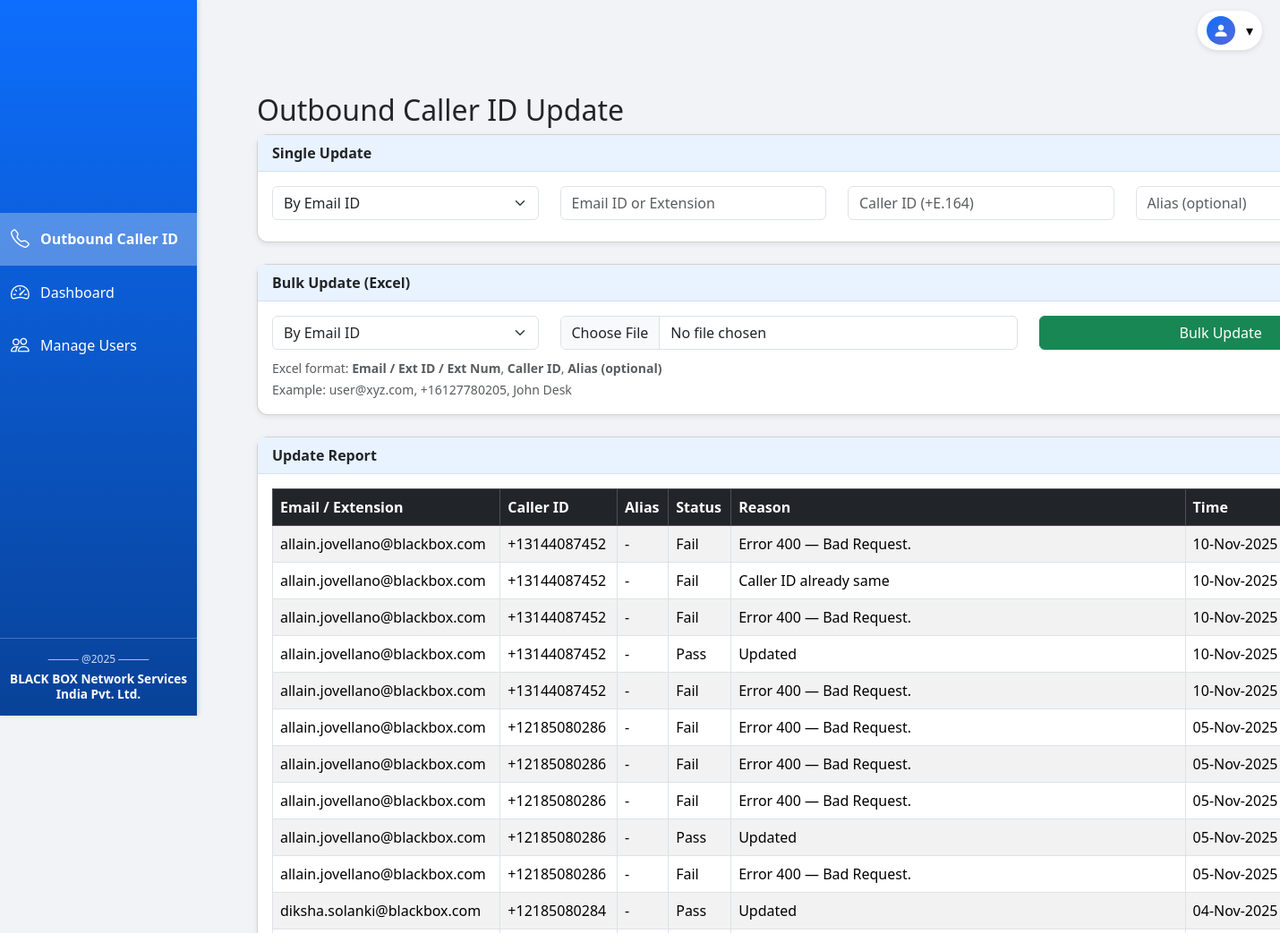
Page /index (signed in, upper part) on the earlier database version.
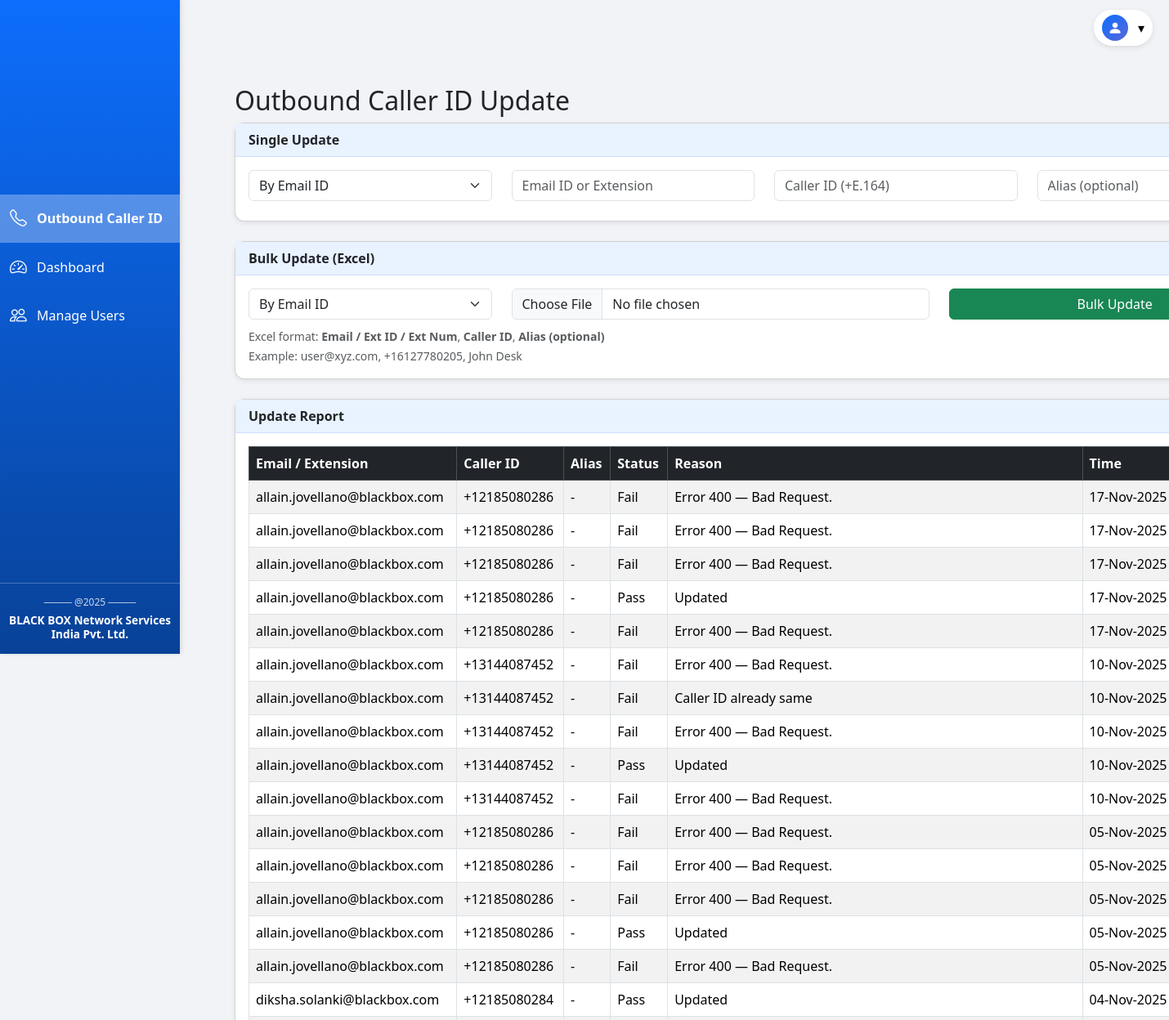
Same page on the later database version.
### tables this page shows
CREATE TABLE update_logs (
                        id INTEGER PRIMARY KEY AUTOINCREMENT,
                        email TEXT,
                        caller_id TEXT,
                        success INTEGER,
                        reason TEXT,
                        type TEXT,
                        timestamp DATETIME DEFAULT CURRENT_TIMESTAMP
                    , identifier TEXT, alias TEXT);

### app.py (the view)
@app.route("/index")
@login_required()
def index():
    conn = get_db_connection()
    cutoff = (datetime.utcnow() - timedelta(days=30)).isoformat()
    rows = conn.execute("SELECT identifier, caller_id, success, reason, type, timestamp FROM update_logs WHERE timestamp >= ? ORDER BY id DESC", (cutoff,)).fetchall()
    conn.close()
    report = []
    for r in rows:
        report.append({
            "email": r["identifier"],
            "caller_id": r["caller_id"],
            "success": bool(r["success"]),
            "reason": r["reason"],
            "type": r["type"],
            "time": datetime.fromisoformat(r["timestamp"]).strftime("%d-%b-%Y %H:%M:%S")
        })
    return render_template("index.html", report=report)

### app.py (called while the page is built)
def get_db_connection():
    conn = sqlite3.connect(DB_PATH)
    conn.row_factory = sqlite3.Row
    return conn

def login_required(role=None):
    def wrapper(fn):
        @wraps(fn)
        def decorated(*args, **kwargs):
            if "email" not in session:
                app.logger.warning("Unauthorized access attempt to protected route.")
                return redirect(url_for("login"))
            if role and session.get("role") != role:
                app.logger.warning(f"Access denied for user {session.get('email')} - insufficient role.")
                flash("Access denied", "danger")
                return redirect(url_for("login"))
            return fn(*args, **kwargs)
        return decorated
    return wrapper

@app.teardown_appcontext
def on_exit(exception):
    try:
        from utils.task_queue import shutdown_queue
        shutdown_queue()
    except Exception as e:
        app.logger.error(f"Error shutting down task queue: {e}")

### utils/task_queue.py (called while the page is built)
def shutdown_queue():
    logger.info("[Queue] Shutting down worker thread...")
    task_queue.put(None)

### templates/index.html (shortened to what this page needs)
{% extends "base.html" %}
{% block content %}
<div class="container mt-4">
  <h2>Outbound Caller ID Update</h2>
  <div class="card mb-4">
    <div class="card-header">Single Update</div>
    <div class="card-body">
      <form id="singleUpdateForm">
        <div class="row align-items-end">
          <div class="col-md-3 mb-2">
            <select class="form-select" name="update_type" id="singleUpdateType">
              <option value="email" selected>By Email ID</option>
            </select>
          </div>
          <div class="col-md-3 mb-2">
            <input type="text" class="form-control" name="identifier" id="singleIdentifier"
              placeholder="Email ID or Extension" required>
          </div>
          <div class="col-md-3 mb-2">
            <input type="text" class="form-control" name="caller_id" id="caller_id"
              placeholder="Caller ID (+E.164)" required>
          </div>
          <div class="col-md-2 mb-2">
            <input type="text" class="form-control" name="alias" id="alias"
              placeholder="Alias (optional)">
          </div>
          <div class="col-md-1 mb-2">
            <button type="submit" id="singleUpdateBtn" class="btn btn-primary w-100">Update</button>
          </div>
        </div>
      </form>
    </div>
  </div>
  <div class="card mb-4">
    <div class="card-header">Bulk Update (Excel)</div>
    <div class="card-body">
      <form id="bulkUpdateForm" enctype="multipart/form-data">
        <div class="row align-items-end">
          <div class="col-md-3 mb-2">
            <select class="form-select" name="update_type" id="bulkUpdateType">
              <option value="email" selected>By Email ID</option>
            </select>
          </div>
          <div class="col-md-5 mb-2">
            <input type="file" class="form-control" name="excel_file" accept=".xlsx" required>
          </div>
          <div class="col-md-4 mb-2">
            <button type="submit" id="bulkUpdateBtn" class="btn btn-success w-100">Bulk Update</button>
          </div>
        </div>
        <small class="text-muted">
          Excel format: <b>Email / Ext ID / Ext Num</b>, <b>Caller ID</b>, <b>Alias (optional)</b><br>
          Example: user@xyz.com,&nbsp;+16127780205,&nbsp;John Desk
        </small>
      </form>
    </div>
  </div>
  <div class="card">
    <div class="card-header">Update Report</div>
    <div class="card-body table-responsive">
      <table class="table table-bordered table-striped" id="reportTable">
        <thead class="table-dark">
          <tr>
            <th>Email / Extension</th>
            <th>Caller ID</th>
            <th>Alias</th>
            <th>Status</th>
            <th>Reason</th>
            <th>Time</th>
            <th>Type</th>
          </tr>
        </thead>
        <tbody>
          {% for u in report %}
          <tr>
            <td>{{ u.email or u.extension_id }}</td>
            <td>{{ u.caller_id }}</td>
            <td>{{ u.alias or '-' }}</td>
            <td>{{ 'Pass' if u.success else 'Fail' }}</td>
            <td>{{ u.reason }}</td>
            <td>{{ u.time }}</td>
            <td>{{ u.type }}</td>
          </tr>
          {% endfor %}
        </tbody>
      </table>
    </div>
  </div>
</div>
{% endblock %}

### templates/base.html (shortened to what this page needs)
<!doctype html>
<html lang="en">
<head>
  <link href="https://cdn.jsdelivr.net/npm/bootstrap@5.3.2/dist/css/bootstrap.min.css" rel="stylesheet"/>
  <link href="https://cdn.jsdelivr.net/npm/bootstrap-icons@1.11.1/font/bootstrap-icons.css" rel="stylesheet"/>
</head>
<body>
<div class="sidebar">
  <div class="nav-section">
    <a href="{{ url_for('index') }}" class="{% if request.endpoint=='index' %}active{% endif %}">
      <i class="bi bi-telephone"></i><span>Outbound Caller ID</span>
    </a>
    {% if session.role=='admin' %}
      <a href="{{ url_for('dashboard') }}" class="{% if request.endpoint=='dashboard' %}active{% endif %}">
        <i class="bi bi-speedometer2"></i><span>Dashboard</span>
      </a>
      <a href="{{ url_for('manage_users') }}" class="{% if request.endpoint=='manage_users' %}active{% endif %}">
        <i class="bi bi-people"></i><span>Manage Users</span>
      </a>
    {% endif %}
  </div>
  <div class="sidebar-footer">
    <div class="footer-line">──── @2025 ────</div>
    <span>BLACK BOX Network Services</span>
    <span>India Pvt. Ltd.</span>
  </div>
</div>
{% if session.email %}
<div class="top-right-info dropdown">
  <button class="profile-btn d-flex align-items-center" id="profileDropdown" data-bs-toggle="dropdown" aria-expanded="false">
    <div class="avatar-circle me-2">
      <i class="bi bi-person-fill"></i>
    </div>
    <span class="ms-1">▾</span>
  </button>
</div>
{% endif %}
<div class="content container-fluid">
  {% block content %}{% endblock %}
</div>
</body>
</html>

### templates/base.html (style rules this page uses)
body { padding-top: 60px; font-family: 'Segoe UI', Tahoma, Geneva, Verdana, sans-serif; background-color: #f1f3f6; }
.sidebar { height: 100vh; width: 70px; position: fixed; top: 0; left: 0; background: linear-gradient(180deg, #0d6efd, #084298); transition: width 0.3s; overflow-x: hidden; box-shadow: 2px 0 5px rgba(0,0,0,0.1); z-index: 1000; display: flex; flex-direction: column; justify-content: space-between; align-items: stretch; }
.nav-section { flex-grow: 1; display: flex; flex-direction: column; justify-content: center; transform: translateY(-30px); }
.sidebar a { display: flex; align-items: center; color: #fff; padding: 14px 10px; text-decoration: none; font-weight: 500; transition: background 0.2s, padding-left 0.2s; }
.sidebar a i { font-size: 1.3rem; margin-right: 10px; width: 25px; text-align: center; }
.sidebar a.active { background-color: rgba(255,255,255,0.3); font-weight: 600; }
.sidebar-footer { text-align: center; padding: 15px 10px; color: #fff; border-top: 1px solid rgba(255,255,255,0.25); opacity: 0.95; font-size: 0.85rem; line-height: 1.3; font-weight: 600; }
.sidebar-footer span { display: block; white-space: normal; }
.footer-line { font-size: 0.75rem; font-weight: 500; color: rgba(255,255,255,0.8); margin-bottom: 5px; }
.top-right-info { position: fixed; top: 12px; right: 20px; z-index: 1100; }
.profile-btn { background: #fff; border: none; padding: 6px 10px; border-radius: 50px; cursor: pointer; box-shadow: 0 2px 6px rgba(0,0,0,0.1); display: flex; align-items: center; transition: all 0.2s ease; }
.avatar-circle { width: 32px; height: 32px; border-radius: 50%; background: linear-gradient(135deg, #0d6efd, #5a67d8); color: white; display: flex; align-items: center; justify-content: center; font-size: 1.1rem; }
.content { margin-left: 70px; padding: 20px; transition: margin-left 0.3s; }
.card { border-radius: 0.75rem; box-shadow: 0 2px 6px rgba(0,0,0,0.08); transition: transform 0.2s; }
.card-header { font-weight: 600; background-color: #e9f2ff; border-bottom: 1px solid #cfe0ff; }
.table-striped>tbody>tr:nth-of-type(odd) { background-color: #f8f9fa; }
.table thead { background-color: #0d6efd; color: white; }
.table th, .table td { vertical-align: middle !important; }

Differences in the rows shown:
added update_logs: identifier "allain.jovellano@blackbox.com", caller_id "+12185080286", success "Fail", reason "Error 400 — Bad Request.", time "17-Nov-2025 18:28:05", type "S"
added update_logs: identifier "allain.jovellano@blackbox.com", caller_id "+12185080286", success "Fail", reason "Error 400 — Bad Request.", time "17-Nov-2025 18:28:03", type "S"
added update_logs: identifier "allain.jovellano@blackbox.com", caller_id "+12185080286", success "Fail", reason "Error 400 — Bad Request.", time "17-Nov-2025 18:28:00", type "S"
added update_logs: identifier "allain.jovellano@blackbox.com", caller_id "+12185080286", success "Pass", reason "Updated", time "17-Nov-2025 18:27:58", type "S"
added update_logs: identifier "allain.jovellano@blackbox.com", caller_id "+12185080286", success "Fail", reason "Error 400 — Bad Request.", time "17-Nov-2025 18:27:55", type "S"
